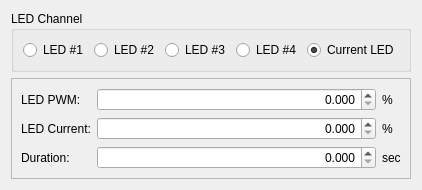
                     <widget class="QWidget" name="sync_digital_trigger_low_constant_tab">
                      <property name="toolTip">
                       <string>Turn LED on to constant intensity when trigger goes LOW (&lt;1.0V)</string>
                      </property>
                      <attribute name="title">
                       <string>Constant Value</string>
                      </attribute>
                      <layout class="QGridLayout" name="gridLayout_44">
                       <item row="0" column="0" alignment="Qt::AlignTop">
                        <widget class="QGroupBox" name="sync_digital_trigger_low_constant_LED_box">
                         <property name="toolTip">
                          <string>Select the active LED channel when trigger is LOW (&lt;1.0V)</string>
                         </property>
                         <property name="title">
                          <string>LED Channel</string>
                         </property>
                         <layout class="QGridLayout" name="gridLayout_42">
                          <item row="0" column="2">
                           <widget class="QRadioButton" name="sync_digital_trigger_low_constant_LED3_button">
                            <property name="toolTip">
                             <string>Set LED #3 active when trigger goes LOW (&lt;1.0V)</string>
                            </property>
                            <property name="text">
                             <string>LED #3</string>
                            </property>
                            <attribute name="buttonGroup">
                             <string notr="true">sync_digital_trigger_low_channel_button_group</string>
                            </attribute>
                           </widget>
                          </item>
                          <item row="0" column="0">
                           <widget class="QRadioButton" name="sync_digital_trigger_low_constant_LED1_button">
                            <property name="toolTip">
                             <string>Set LED #1 active when trigger goes LOW (&lt;1.0V)</string>
                            </property>
                            <property name="text">
                             <string>LED #1</string>
                            </property>
                            <attribute name="buttonGroup">
                             <string notr="true">sync_digital_trigger_low_channel_button_group</string>
                            </attribute>
                           </widget>
                          </item>
                          <item row="0" column="1">
                           <widget class="QRadioButton" name="sync_digital_trigger_low_constant_LED2_button">
                            <property name="toolTip">
                             <string>Set LED #2 active when trigger goes LOW (&lt;1.0V)</string>
                            </property>
                            <property name="text">
                             <string>LED #2</string>
                            </property>
                            <attribute name="buttonGroup">
                             <string notr="true">sync_digital_trigger_low_channel_button_group</string>
                            </attribute>
                           </widget>
                          </item>
                          <item row="0" column="4">
                           <widget class="QRadioButton" name="sync_digital_trigger_low_constant_LED0_button">
                            <property name="toolTip">
                             <string>Do not change active LED when trigger goes LOW (&lt;1.0V)</string>
                            </property>
                            <property name="text">
                             <string>Current LED</string>
                            </property>
                            <property name="checked">
                             <bool>true</bool>
                            </property>
                            <attribute name="buttonGroup">
                             <string notr="true">sync_digital_trigger_low_channel_button_group</string>
                            </attribute>
                           </widget>
                          </item>
                          <item row="0" column="3">
                           <widget class="QRadioButton" name="sync_digital_trigger_low_constant_LED4_button">
                            <property name="toolTip">
                             <string>Set LED #4 active when trigger goes LOW (&lt;1.0V)</string>
                            </property>
                            <property name="text">
                             <string>LED #4</string>
                            </property>
                            <attribute name="buttonGroup">
                             <string notr="true">sync_digital_trigger_low_channel_button_group</string>
                            </attribute>
                           </widget>
                          </item>
                         </layout>
                        </widget>
                       </item>
                       <item row="1" column="0">
                        <widget class="QFrame" name="sync_digital_trigger_low_constant_config_frame">
                         <property name="toolTip">
                          <string>Set the LED intensity and duration when the digital trigger goes LOW (&lt;1.0V)</string>
                         </property>
                         <property name="frameShape">
                          <enum>QFrame::StyledPanel</enum>
                         </property>
                         <property name="frameShadow">
                          <enum>QFrame::Raised</enum>
                         </property>
                         <layout class="QGridLayout" name="gridLayout_43" columnstretch="0,10,0">
                          <item row="1" column="2">
                           <widget class="QLabel" name="sync_digital_trigger_low_constant_config_current_label2">
                            <property name="toolTip">
                             <string>Set the LED current when the digital trigger goes LOW (&lt;1.0V)</string>
                            </property>
                            <property name="text">
                             <string>%</string>
                            </property>
                           </widget>
                          </item>
                          <item row="0" column="1">
                           <widget class="QDoubleSpinBox" name="sync_digital_trigger_low_constant_config_PWM_box">
                            <property name="toolTip">
                             <string>Set the LED PWM when the digital trigger goes LOW (&lt;1.0V)</string>
                            </property>
                            <property name="alignment">
                             <set>Qt::AlignRight|Qt::AlignTrailing|Qt::AlignVCenter</set>
                            </property>
                            <property name="decimals">
                             <number>3</number>
                            </property>
                            <property name="maximum">
                             <double>100.000000000000000</double>
                            </property>
                           </widget>
                          </item>
                          <item row="0" column="2">
                           <widget class="QLabel" name="sync_digital_trigger_low_constant_config_PWM_label2">
                            <property name="toolTip">
                             <string>Set the LED PWM when the digital trigger goes LOW (&lt;1.0V)</string>
                            </property>
                            <property name="text">
                             <string>%</string>
                            </property>
                           </widget>
                          </item>
                          <item row="2" column="0">
                           <widget class="QLabel" name="sync_digital_trigger_low_constant_config_duration_label1">
                            <property name="toolTip">
                             <string>NOTE: 0 seconds = LED stays on until trigger goes HIGH (&gt;2.5V)</string>
                            </property>
                            <property name="text">
                             <string>Duration:</string>
                            </property>
                           </widget>
                          </item>
                          <item row="2" column="1">
                           <widget class="QDoubleSpinBox" name="sync_digital_trigger_low_constant_config_duration_box">
                            <property name="toolTip">
                             <string>NOTE: 0 seconds = LED stays on until trigger goes HIGH (&gt;2.5V)</string>
                            </property>
                            <property name="alignment">
                             <set>Qt::AlignRight|Qt::AlignTrailing|Qt::AlignVCenter</set>
                            </property>
                            <property name="readOnly">
                             <bool>false</bool>
                            </property>
                            <property name="specialValueText">
                             <string/>
                            </property>
                            <property name="decimals">
                             <number>3</number>
                            </property>
                            <property name="maximum">
                             <double>4294.960000000000036</double>
                            </property>
                           </widget>
                          </item>
                          <item row="1" column="1">
                           <widget class="QDoubleSpinBox" name="sync_digital_trigger_low_constant_config_current_box">
                            <property name="toolTip">
                             <string>Set the LED current when the digital trigger goes LOW (&lt;1.0V)</string>
                            </property>
                            <property name="alignment">
                             <set>Qt::AlignRight|Qt::AlignTrailing|Qt::AlignVCenter</set>
                            </property>
                            <property name="decimals">
                             <number>3</number>
                            </property>
                            <property name="maximum">
                             <double>100.000000000000000</double>
                            </property>
                           </widget>
                          </item>
                          <item row="0" column="0">
                           <widget class="QLabel" name="sync_digital_trigger_low_constant_config_PWM_label1">
                            <property name="toolTip">
                             <string>Set the LED PWM when the digital trigger goes LOW (&lt;1.0V)</string>
                            </property>
                            <property name="text">
                             <string>LED PWM:</string>
                            </property>
                           </widget>
                          </item>
                          <item row="2" column="2">
                           <widget class="QLabel" name="sync_digital_trigger_low_constant_config_duration_label2">
                            <property name="toolTip">
                             <string>NOTE: 0 seconds = LED stays on until trigger goes HIGH (&gt;2.5V)</string>
                            </property>
                            <property name="text">
                             <string>sec</string>
                            </property>
                           </widget>
                          </item>
                          <item row="1" column="0">
                           <widget class="QLabel" name="sync_digital_trigger_low_constant_config_current_label1">
                            <property name="toolTip">
                             <string>Set the LED current when the digital trigger goes LOW (&lt;1.0V)</string>
                            </property>
                            <property name="text">
                             <string>LED Current:</string>
                            </property>
                           </widget>
                          </item>
                         </layout>
                        </widget>
                       </item>
                      </layout>
                     </widget>
